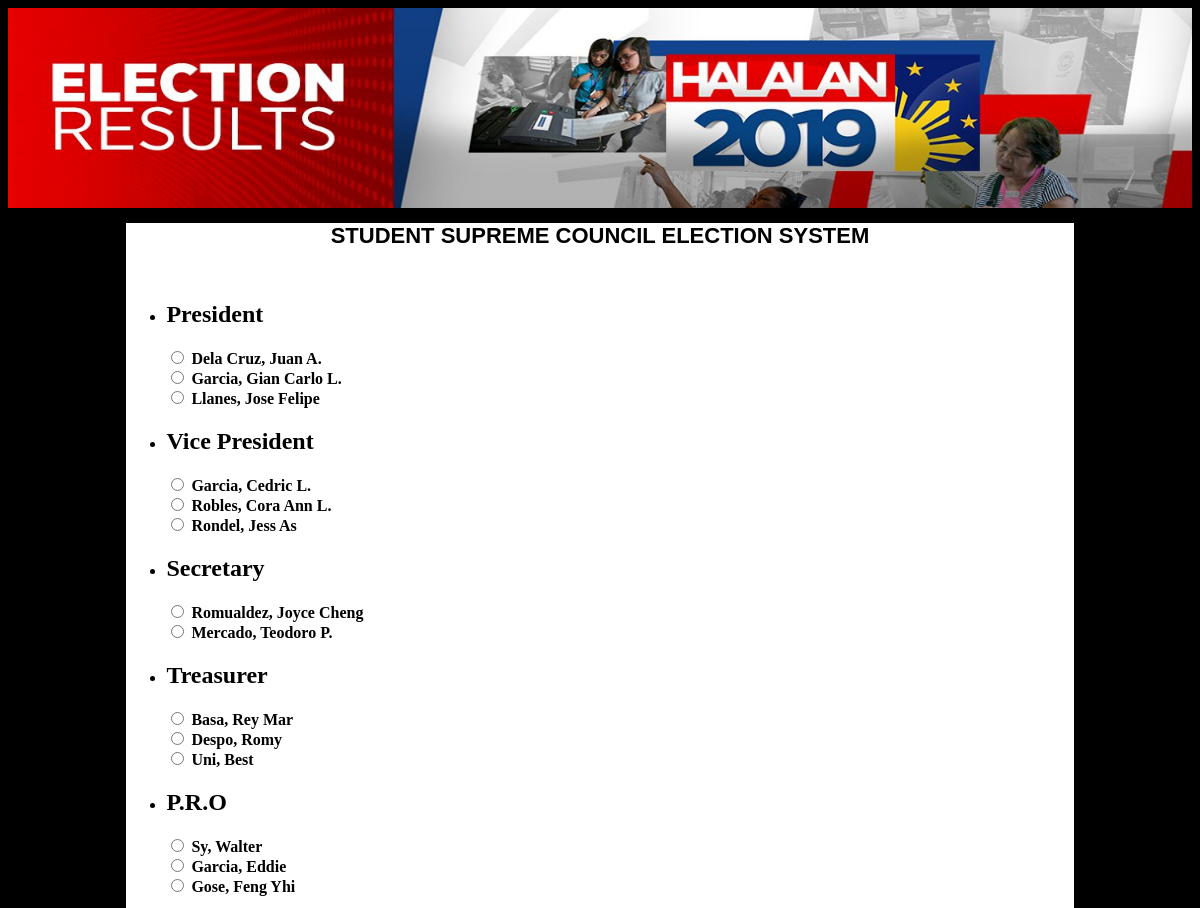
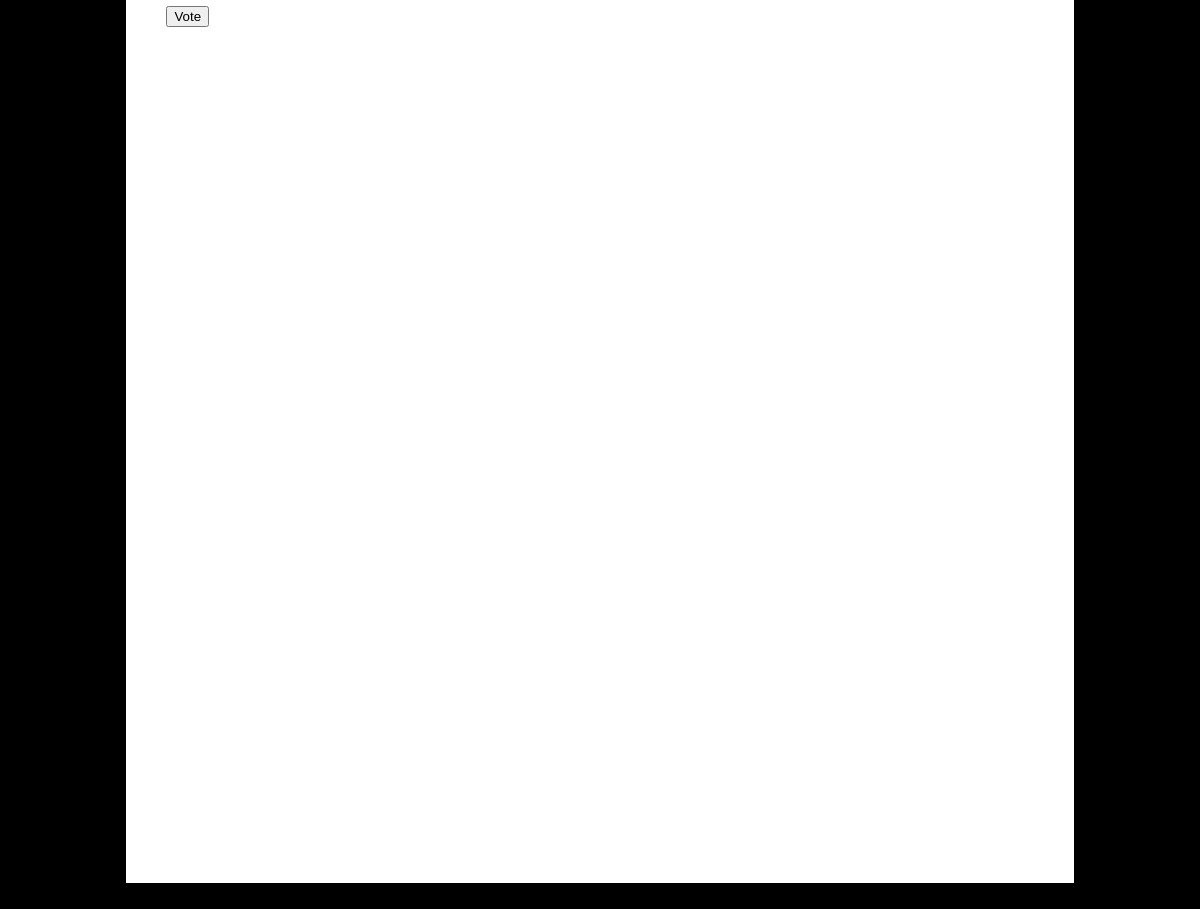
The page / on the database its author committed (2 pictures, top to bottom).
### polls/models.py (models this page shows, shortened)
class Question(models.Model):
	question_text = models.CharField(max_length=200)

class Choice(models.Model):
	question = models.ForeignKey(Question, on_delete=models.CASCADE)
	choice_text = models.CharField(max_length=200)
	votes = models.IntegerField(default=0)

### polls/views.py (the view)
# urls.py: path('', views.BaseView.as_view(), name='base'),
class BaseView(generic.ListView):
	model = Question
	template_name = "polls/vote.html"
	context_object_name = 'latest_question_list'

### polls/templates/polls/vote.html
{% extends 'polls/base.html' %}
{% load static %}
{% block content %}
	<header>
		<img src="static/polls/images/banner.jpg">
	</header>
	<div class = 'head'>
	<h1>STUDENT SUPREME COUNCIL ELECTION SYSTEM</h1>
	<br>
		<ul>
		{% for question in latest_question_list %}
			<li><a><h2>{{ question.question_text }}</h2></a></li>
				{% for choice in question.choice_set.all %}
					<input type="radio" name="choice" id='choice {{ forloop.counter }}' value="{{ choice.id }}">
					<label for="choice{{ forloop.counter }}"><strong>{{ choice.choice_text }}</strong></label> <br>
				{% endfor %}
		{% endfor %}
		<br>
		<input type="submit" value="Vote">
		</ul>
	</div>
	<br>
{% endblock %}

### polls/templates/polls/base.html (shortened to what this page needs)
{% load static from staticfiles %}
<html>
<head>
	<link rel='stylesheet' type='text/css' href= "{% static 'polls/style.css' %}" >
</head>
<body>
	{% block content%}
	{% endblock %}
</body>
</html>

### static/polls/style.css (style rules this page uses)
img { width: 100%; height: 200px; }
body { background: black; }
h1 { color: black; text-align: center; font-family: "Arial"; font-size: 22px; }
.head { background: white; width: 80%; height: 200%; margin: auto; }

### rows shown on the page
Question: question_text "President"
Choice: choice_text "Dela Cruz, Juan A."
Choice: choice_text "Garcia, Gian Carlo L."
Choice: choice_text "Llanes, Jose Felipe"
Question: question_text "Vice President"
Choice: choice_text "Garcia, Cedric L."
Choice: choice_text "Robles, Cora Ann L."
Choice: choice_text "Rondel, Jess As"
Question: question_text "Secretary"
Choice: choice_text "Romualdez, Joyce Cheng"
Choice: choice_text "Mercado, Teodoro P."
Question: question_text "Treasurer"
Choice: choice_text "Basa, Rey Mar"
Choice: choice_text "Despo, Romy"
Choice: choice_text "Uni, Best"
Question: question_text "P.R.O"
Choice: choice_text "Sy, Walter"
Choice: choice_text "Garcia, Eddie"
Choice: choice_text "Gose, Feng Yhi"
